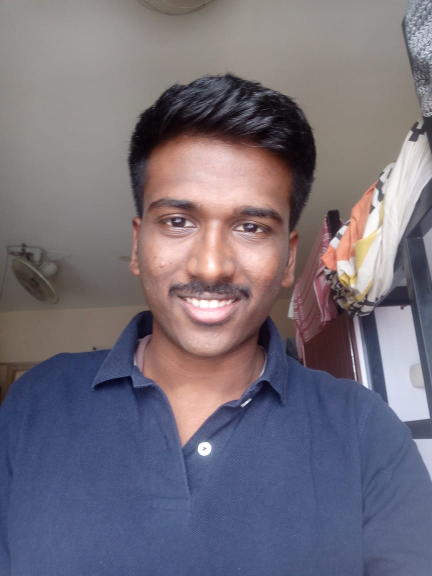
#> input picture TestImages/22.jpeg, 864 x 1152 px (shown at 1/2 size)
$ python tester.py
#> lines starting #> are read from the running program, lines starting #| are printed output that depends on the picture
### faceRecognition.py
import cv2
import os
import numpy as np

#This module contains all common functions that are called in tester.py file


#Given an image below function returns rectangle for face detected alongwith gray scale image
def faceDetection(test_img):
    gray_img=cv2.cvtColor(test_img,cv2.COLOR_BGR2GRAY)#convert color image to grayscale
    face_haar_cascade=cv2.CascadeClassifier('HaarCascade/haarcascade_frontalface_default.xml')#Load haar classifier
    faces=face_haar_cascade.detectMultiScale(gray_img,scaleFactor=1.32,minNeighbors=5)#detectMultiScale returns rectangles

    return faces,gray_img

#Given a directory below function returns part of gray_img which is face alongwith its label/ID
def labels_for_training_data(directory):
    faces=[]
    faceID=[]

    for path,subdirnames,filenames in os.walk(directory):
        for filename in filenames:
            if filename.startswith("."):
                print("Skipping system file")#Skipping files that startwith .
                continue

            id=os.path.basename(path)#fetching subdirectory names
            img_path=os.path.join(path,filename)#fetching image path
            print("img_path:",img_path)
            print("id:",id)
            test_img=cv2.imread(img_path)#loading each image one by one
            if test_img is None:
                print("Image not loaded properly")
                continue
            faces_rect,gray_img=faceDetection(test_img)#Calling faceDetection function to return faces detected in particular image
            if len(faces_rect)!=1:
               continue #Since we are assuming only single person images are being fed to classifier
            (x,y,w,h)=faces_rect[0]
            roi_gray=gray_img[y:y+w,x:x+h]#cropping region of interest i.e. face area from grayscale image
            faces.append(roi_gray)
            faceID.append(int(id))
    return faces,faceID


#Below function trains haar classifier and takes faces,faceID returned by previous function as its arguments
def train_classifier(faces,faceID):
    face_recognizer=cv2.createLBPHFaceRecognizer()
    face_recognizer.train(faces,np.array(faceID))
    return face_recognizer

#Below function draws bounding boxes around detected face in image
def draw_rect(test_img,face):
    (x,y,w,h)=face
    cv2.rectangle(test_img,(x,y),(x+w,y+h),(255,0,0),thickness=5)

#Below function writes name of person for detected label
def put_text(test_img,text,x,y):
    cv2.putText(test_img,text,(x,y),cv2.FONT_HERSHEY_DUPLEX,1,(0,0,255),2)

### tester.py
import cv2
import os
import numpy as np
import faceRecognition as fr


#This module takes images  stored in diskand performs face recognition
test_img=cv2.imread('TestImages/22.jpeg')#test_img path
#> test_img is the input picture: shape (1152, 864, 3); mean B, G, R 122.3, 110.7, 116.5
faces_detected,gray_img=fr.faceDetection(test_img)
#> in faceDetection, `gray_img=cv2.cvtColor(test_img,cv2.COLOR_BGR2GRAY)#convert color image..`:
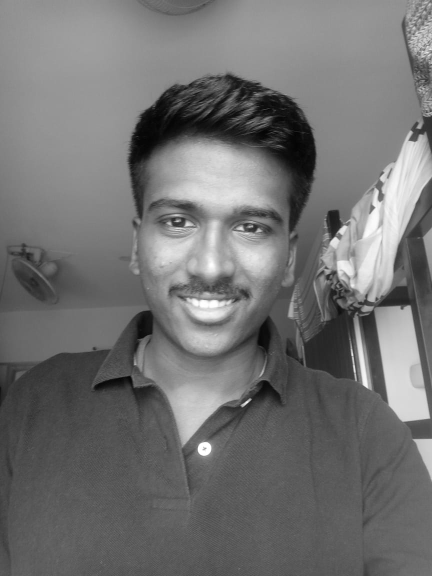
#> gray_img: shape (1152, 864) (shown at 1/2 size); min 1, max 255, mean 113.7
#> in faceDetection, `faces=face_haar_cascade.detectMultiScale(gray_img,scaleFactor=1.32,min..`: faces = [[229, 283, 416, 416]]
#> faces_detected = [[229, 283, 416, 416]]
print("faces_detected:",faces_detected)
#| faces_detected: [[229 283 416 416]]


#Comment belows lines when running this program second time.Since it saves training.yml file in directory
faces,faceID=fr.labels_for_training_data('trainingImages')
#> pass 2 of the loop in labels_for_training_data, `for path,subdirnames,filenames in os.walk(directory):`:
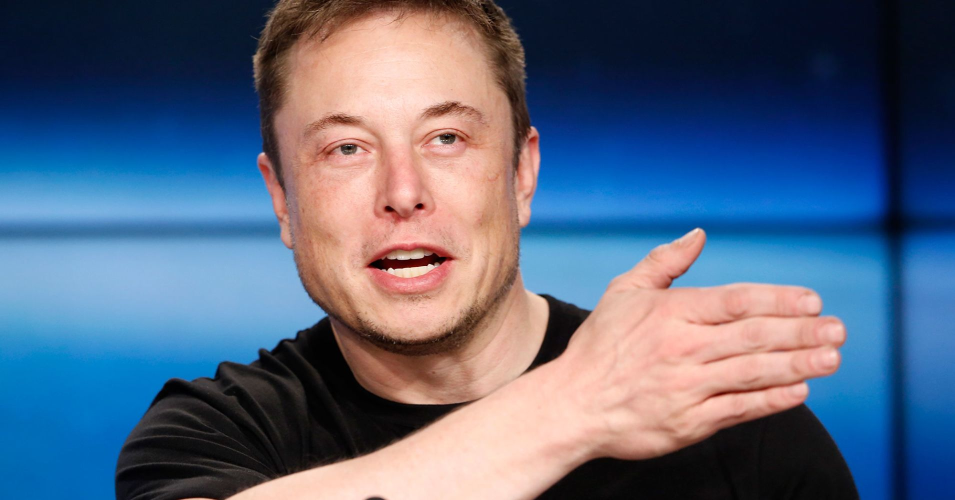
#> input picture trainingImages/0/1.jpg, 1910 x 1000 px (shown at 1/2 size)
#> in labels_for_training_data, test_img is the input picture: shape (1000, 1910, 3); mean B, G, R 127, 102, 87.9
#> in faceDetection (call 2), `gray_img=cv2.cvtColor(test_img,cv2.COLOR_BGR2GRAY)#convert color image..`:
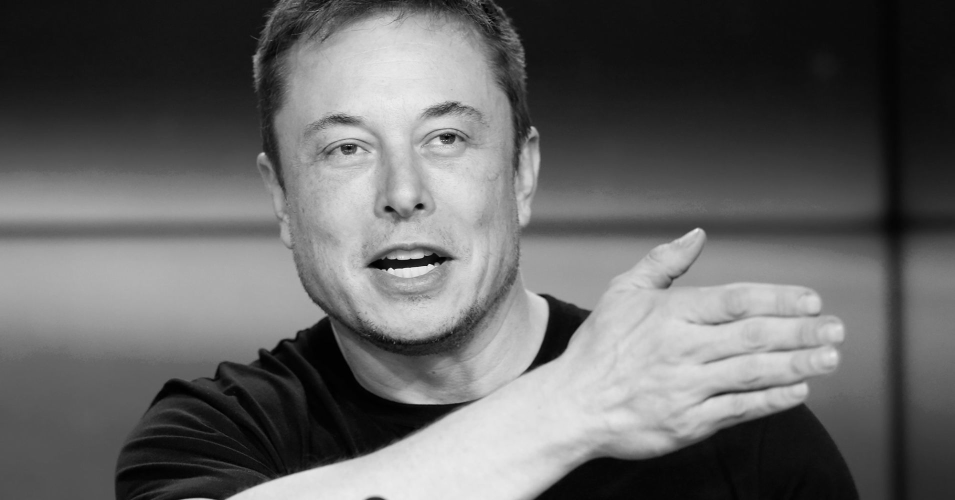
#> gray_img: shape (1000, 1910) (shown at 1/2 size); min 0, max 249, mean 100.6
#> faces = [[504, 56, 589, 589]]
#> x = 504; y = 56; w = 589
#> in labels_for_training_data, `roi_gray=gray_img[y:y+w,x:x+h]#cropping region of interest i.e. face a..`:
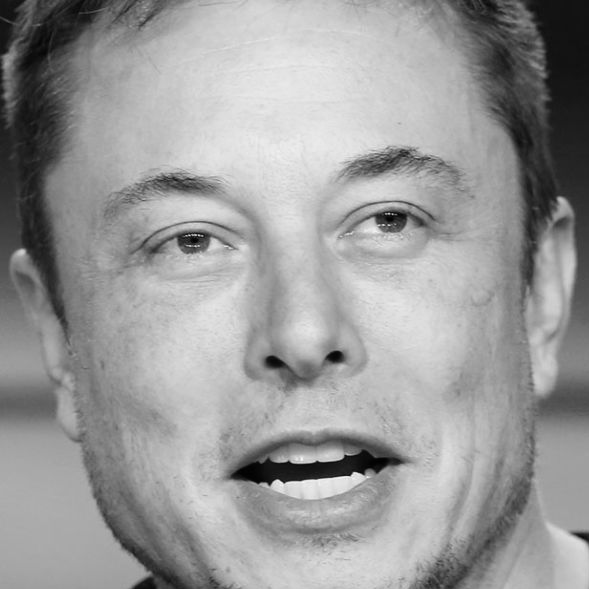
#> roi_gray: shape (589, 589); min 0, max 249, mean 154.1
#> (the run stopped early here; a loop or call above may not have finished)
